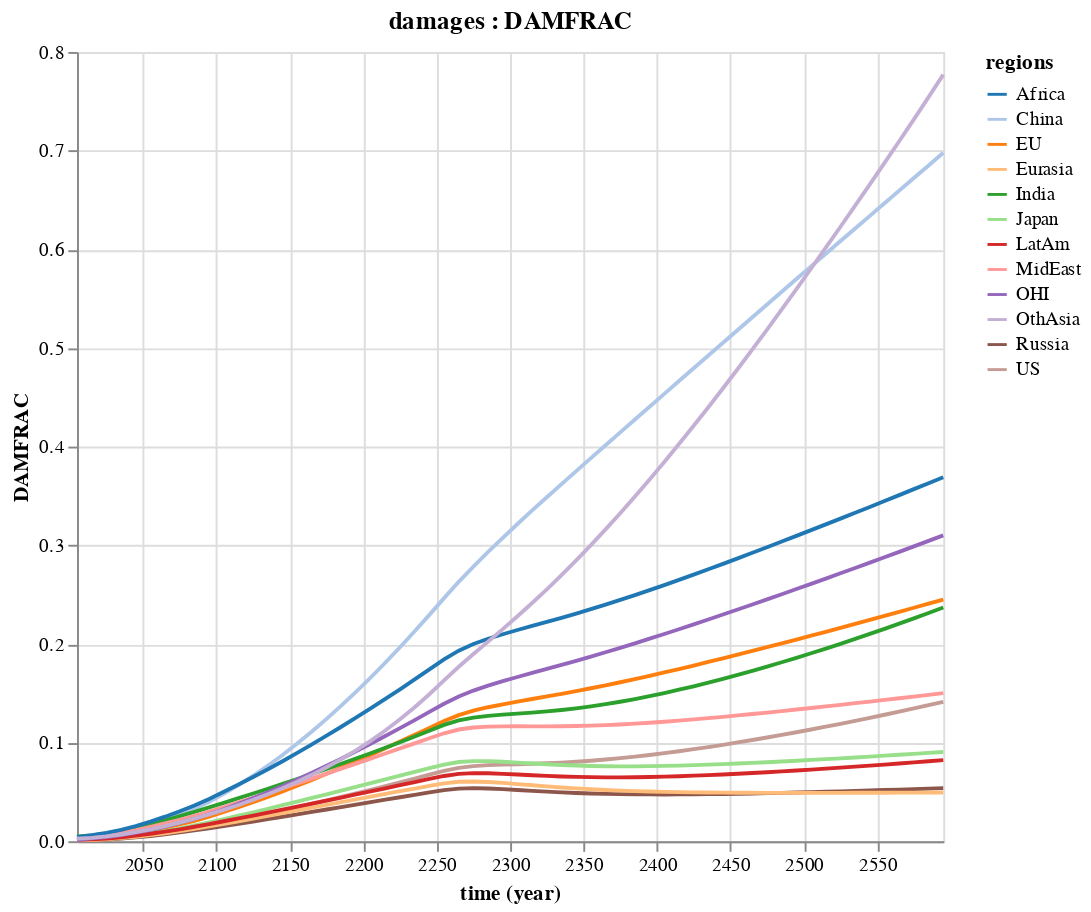

Notebook code for this chart:
### Code cell
Mimi.plot(m_rice, :damages, :DAMFRAC)

### Figure 1 — Vega-Lite specification as saved in the notebook (floating-point values rounded to 4 significant figures; data arrays with more than 128 entries replaced by an {"elided": "..."} marker saying what was removed)
{"$schema": "https://vega.github.io/schema/vega-lite/v3.json", "data": {"values": {"elided": "720 records"}}, "description": "plot for a specific component variable pair", "encoding": {"color": {"field": "regions", "scale": {"scheme": "category20"}, "type": "nominal"}, "x": {"field": "time", "timeUnit": "utcyear", "type": "temporal"}, "y": {"field": "DAMFRAC", "type": "quantitative"}}, "height": 410, "mark": {"type": "line"}, "title": "damages : DAMFRAC", "width": 450}
